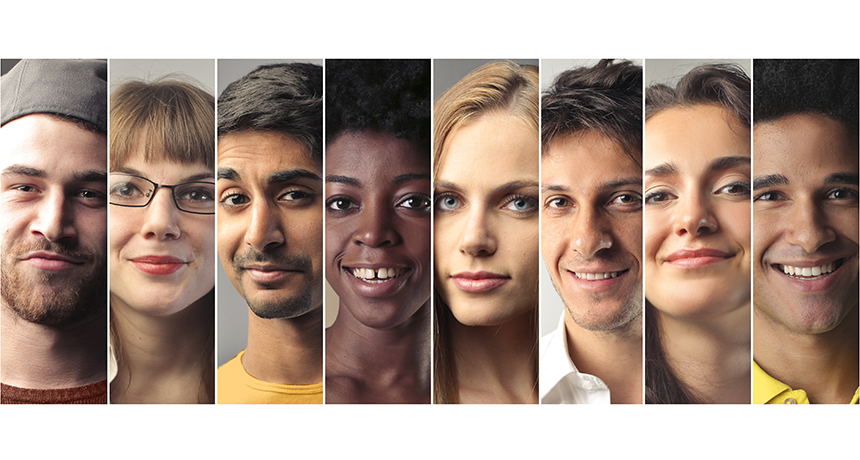
#> input picture images/face1.jpg, 860 x 460 px, given in place of jurassic_park_intro.mp4, which was not available
$ python read_frames_slow.py
#> lines starting #> are read from the running program, lines starting #| are printed output that depends on the picture; after the words box and inside, x2 and y2 are one past the last pixel; in counts of white or black regions, pixels touching at a corner belong together; pictures that were not available may be replaced by others from this repository, and a replacement may not be noted
# USAGE
# python read_frames_slow.py --video videos/jurassic_park_intro.mp4

# import the necessary packages
from imutils.video import FPS
import numpy as np
import imutils
import cv2

# open a pointer to the video stream and start the FPS timer
stream = cv2.VideoCapture("videos/jurassic_park_intro.mp4")
fps = FPS().start()
cascPath = "haarcascade_frontalface_default.xml"
faceCascade = cv2.CascadeClassifier(cascPath)

# loop over frames from the video file stream
while True:
    # grab the frame from the threaded video file stream
    (grabbed, frame) = stream.read()
#> frame is the input picture: shape (460, 860, 3); mean B, G, R 137.2, 149.3, 171

    # if the frame was not grabbed, then we have reached the end
    # of the stream
    if not grabbed:
        break

    # resize the frame and convert it to grayscale (while still
    # retaining 3 channels)
    frame = imutils.resize(frame, width=450)
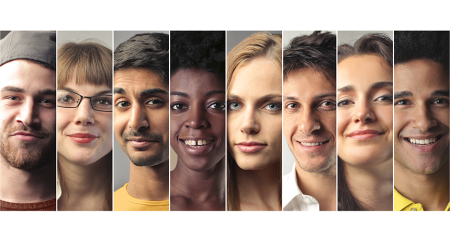
#> frame: shape (240, 450, 3); mean B, G, R 137.2, 149.3, 171
    frame = cv2.cvtColor(frame, cv2.COLOR_BGR2GRAY)
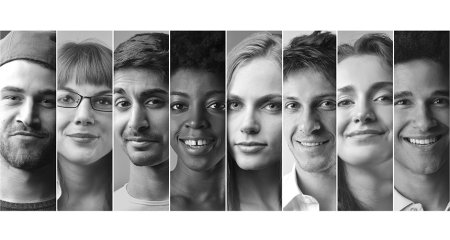
#> frame: shape (240, 450); min 5, max 255, mean 154.4
    frame = np.dstack([frame, frame, frame])
#> frame: shape (240, 450, 3)

    # display a piece of text to the frame (so we can benchmark
    # fairly against the fast method)
    cv2.putText(frame, "Slow Method", (10, 30),
                cv2.FONT_HERSHEY_SIMPLEX, 0.6, (0, 255, 0), 2)
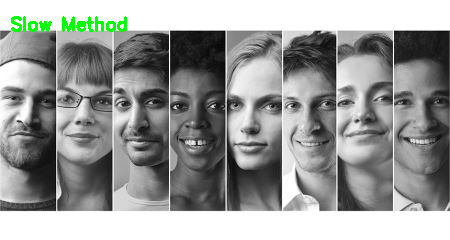
#> frame: shape (240, 450, 3); mean of channels 0, 1, 2 152.4, 154.5, 152.4; drawn as B, G, R

    # Detect faces in the frame
    faces = faceCascade.detectMultiScale(
        frame,
        scaleFactor=1.2,
        minNeighbors=5,
        minSize=(45, 45)

    )
#> faces = [[41, 67, 86, 86], [96, 69, 86, 86], [156, 71, 81, 81], [272, 76, 72, 72], [207, 71, 90, 90]]

    # Draw a rectangle around the faces
    for (x, y, w, h) in faces:
        cv2.rectangle(frame, (x, y), (x + w, y + h), (0, 255, 0), 2)
#> this loop made 5 passes
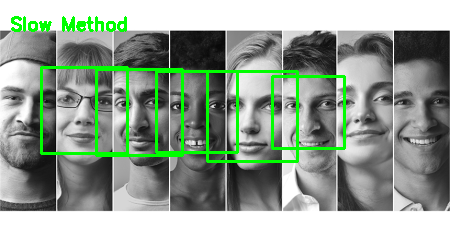
#> frame: shape (240, 450, 3); 4.37% of pixels changed, all inside (x1, y1, x2, y2) = (40, 66, 346, 163); drawn as B, G, R

    # show the frame and update the FPS counter
    cv2.imshow("Frame", frame)
    cv2.waitKey(1)
    fps.update()

# stop the timer and display FPS information
fps.stop()
print("[INFO] elasped time: {:.2f}".format(fps.elapsed()))
print("[INFO] approx. FPS: {:.2f}".format(fps.fps()))

# do a bit of cleanup
stream.release()
cv2.destroyAllWindows()

$ run again, on images/face2.jpg
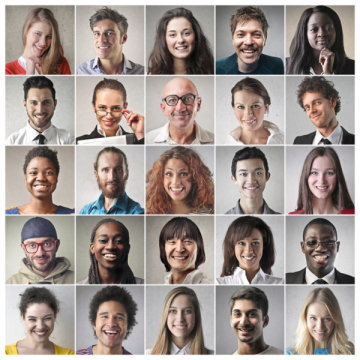
#> input picture images/face2.jpg, 360 x 360 px, given in place of jurassic_park_intro.mp4, which was not available
#> frame is the input picture: shape (360, 360, 3); mean B, G, R 143.6, 149, 160
#> `cv2.putText(frame, "Slow Method", (10, 30), cv2.FONT_HERSHEY_SIMPLEX, ..`:
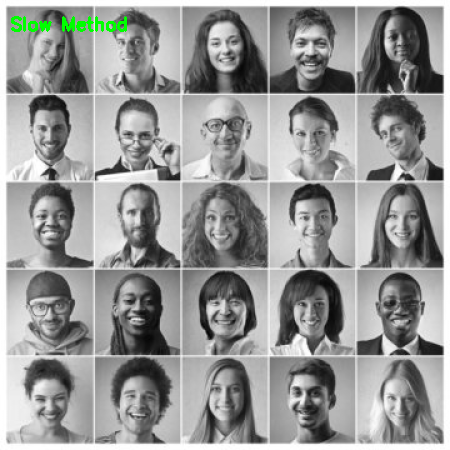
#> frame: shape (450, 450, 3); mean of channels 0, 1, 2 151.1, 152.2, 151.1; drawn as B, G, R
#> faces = 19 rows, first 6: [199, 21, 52, 52], [283, 21, 56, 56], [200, 106, 52, 52], [24, 108, 52, 52], [112, 114, 52, 52], [285, 114, 51, 51]
#> the loop `for (x, y, w, h) in faces:` made 19 passes
#> after the loop `for (x, y, w, h) in faces:`:
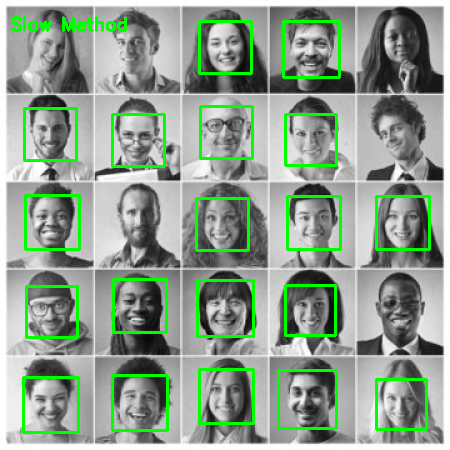
#> frame: shape (450, 450, 3); 5.94% of pixels changed, all inside (x1, y1, x2, y2) = (22, 20, 431, 434); drawn as B, G, R

$ run again, on images/faces3.jpg
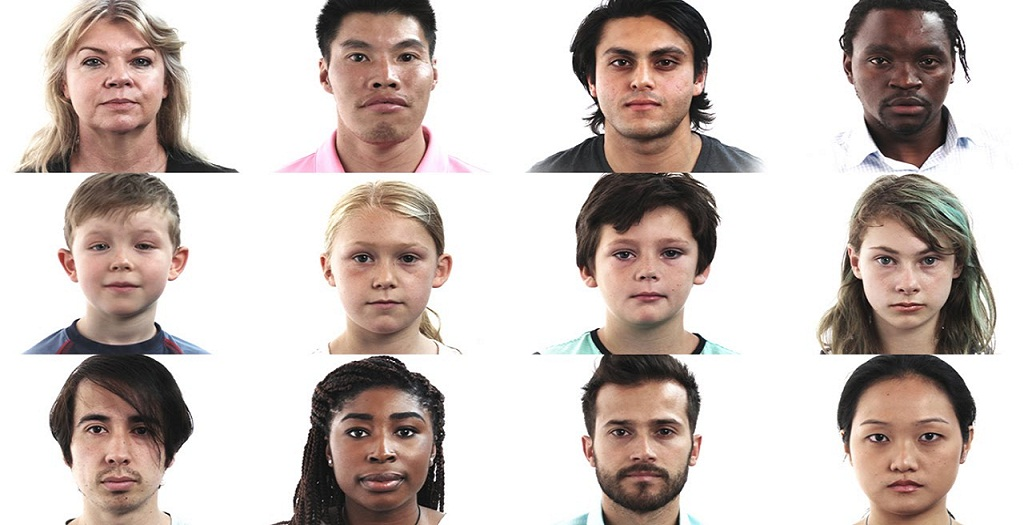
#> input picture images/faces3.jpg, 1024 x 525 px, given in place of jurassic_park_intro.mp4, which was not available
#> frame is the input picture: shape (525, 1024, 3); mean B, G, R 186.2, 191.1, 202.8
#> `cv2.putText(frame, "Slow Method", (10, 30), cv2.FONT_HERSHEY_SIMPLEX, ..`:
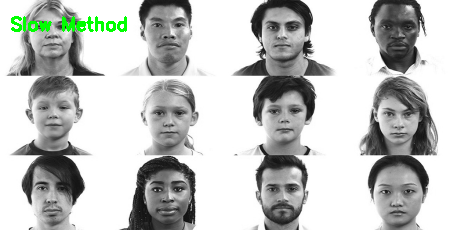
#> frame: shape (230, 450, 3); mean of channels 0, 1, 2 192.4, 194.5, 192.4; drawn as B, G, R
#> faces = [[143, 4, 53, 53], [254, 5, 58, 58], [28, 8, 50, 50], [27, 86, 54, 54], [256, 87, 59, 59], [140, 91, 58, 58], [372, 93, 55, 55], [24, 166, 56, 56], [139, 165, 57, 57], [254, 167, 57, 57], [371, 170, 55, 55]]
#> the loop `for (x, y, w, h) in faces:` made 11 passes
#> after the loop `for (x, y, w, h) in faces:`:
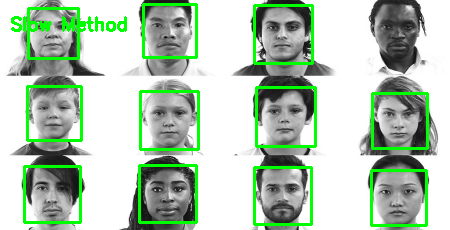
#> frame: shape (230, 450, 3); 7.01% of pixels changed, all inside (x1, y1, x2, y2) = (23, 3, 429, 227); drawn as B, G, R
